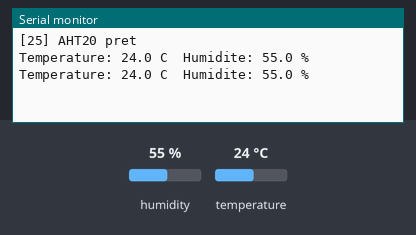
A sketch run on a simulated Arduino Uno, built with avr-gcc and run on an emulated ATmega328P. Parts: the last lines printed to the serial monitor. The test bench sets the inputs (shaded band); at power-on: humidity 55 %, temperature 24 °C.

Above: at 1.9 s.
2.0 s: humidity set to 22 %
At 3.1 s:
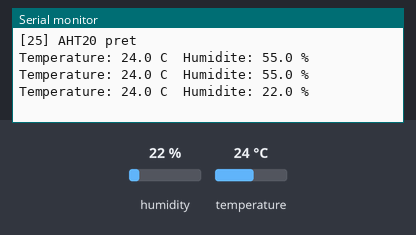
3.5 s: temperature set to 12 °C
At 4.8 s:
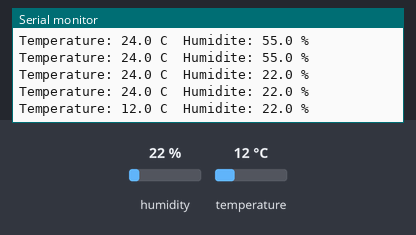
5.0 s: humidity set to 40 %
At 5.9 s:
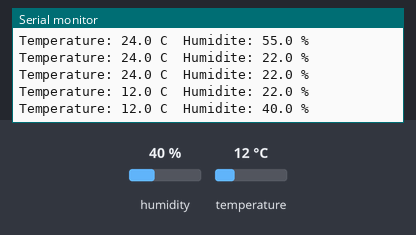
Timing chart, 0 to 8.0 s (numbered marks = the images above; inputs shaded):
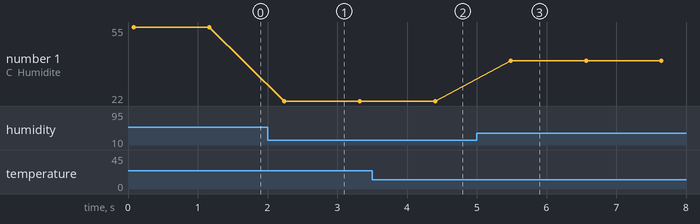

Measured:
- after the input at 2.0 s, the serial monitor: prints a new line after 0.24 s (image 1)
- after the input at 3.5 s, the serial monitor: prints a new line after 0.90 s (image 2)
- after the input at 5.0 s, the serial monitor: prints a new line after 0.49 s (image 3)
- plotted number 1: 55 → 22 after the input at 2.0 s, 22 → 40 after the input at 5.0 s

The sketch:

25_AHT20_Temperature_Humidite.ino
```cpp
/*
 * =====================================================================
 *  Arduino Lab Nexus v6.1.0 STABLE  -  AHT20 Température/Humidité
 * =====================================================================
 *  Explication : Lit la température et l'humidité d'un AHT20 en I2C.
 *  Carte       : Arduino UNO / Nano (ATmega328P) - compatible Mega
 *  Moniteur    : 9600 bauds
 *
 *  Câblage :
 *   Arduino 3.3V   -> AHT20 VCC
 *   Arduino GND    -> AHT20 GND
 *   Arduino A4     -> AHT20 SDA
 *   Arduino A5     -> AHT20 SCL
 *
 *  Bibliothèques requises (arduino-cli lib install "...") : Adafruit AHTX0, Adafruit BusIO, Adafruit Unified Sensor
 * =====================================================================
 */
// @libs: Adafruit AHTX0|Adafruit BusIO|Adafruit Unified Sensor

#include <Wire.h>
#include <Adafruit_AHTX0.h>

// Objet capteur
Adafruit_AHTX0 aht;

void setup() {
  Serial.begin(9600);
  if (!aht.begin()) {
    Serial.println(F("AHT20 introuvable, verifier le cablage"));
    while (true) {}
  }
  Serial.println(F("[25] AHT20 pret"));
}

void loop() {
  // Lecture des deux grandeurs sous forme d'événements
  sensors_event_t humidite, temperature;
  aht.getEvent(&humidite, &temperature);
  Serial.print(F("Temperature: ")); Serial.print(temperature.temperature, 1); Serial.print(F(" C  "));
  Serial.print(F("Humidite: "));    Serial.print(humidite.relative_humidity, 1); Serial.println(F(" %"));
  delay(1000);
}
```
